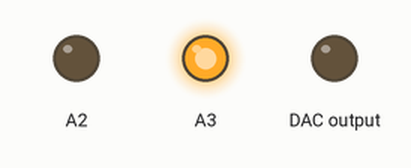
Recording of a sketch running on a simulated Arduino Uno, built with avr-gcc and run on an emulated ATmega328P. Parts: output pins drawn as LEDs (lit = HIGH). Wiring (inferred from the names in the program): MCP4725 DAC at I2C address 0x60. What the sketch prints to the serial monitor is not drawn.

Above: at 0.05 s.
At 2.0 s:
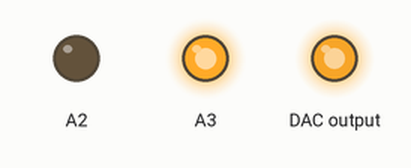
Timing chart, 0 to 6.8 s (numbered marks = the images above):
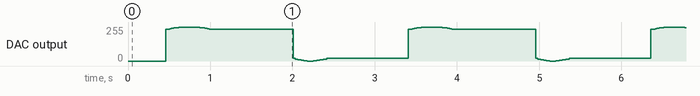

The sketch:

DAC_test.ino
```cpp
// (licence header left out)
#include <Wire.h>//Include the Wire library to talk I2C

//This is the I2C Address of the MCP4725, by default (A0 pulled to GND).
//Please note that this breakout is for the MCP4725A0.
#define MCP4725_ADDR 0x60
//For devices with A0 pulled HIGH, use 0x61

//Sinewave Tables were generated using this calculator:
//http://www.daycounter.com/Calculators/Sine-Generator-Calculator.phtml


int lookup = 0;//varaible for navigating through the tables

int sintab2[512] =
{
  2048, 2073, 2098, 2123, 2148, 2174, 2199, 2224,
  2249, 2274, 2299, 2324, 2349, 2373, 2398, 2423,
  2448, 2472, 2497, 2521, 2546, 2570, 2594, 2618,
  2643, 2667, 2690, 2714, 2738, 2762, 2785, 2808,
  2832, 2855, 2878, 2901, 2924, 2946, 2969, 2991,
  3013, 3036, 3057, 3079, 3101, 3122, 3144, 3165,
  3186, 3207, 3227, 3248, 3268, 3288, 3308, 3328,
  3347, 3367, 3386, 3405, 3423, 3442, 3460, 3478,
  3496, 3514, 3531, 3548, 3565, 3582, 3599, 3615,
  3631, 3647, 3663, 3678, 3693, 3708, 3722, 3737,
  3751, 3765, 3778, 3792, 3805, 3817, 3830, 3842,
  3854, 3866, 3877, 3888, 3899, 3910, 3920, 3930,
  3940, 3950, 3959, 3968, 3976, 3985, 3993, 4000,
  4008, 4015, 4022, 4028, 4035, 4041, 4046, 4052,
  4057, 4061, 4066, 4070, 4074, 4077, 4081, 4084,
  4086, 4088, 4090, 4092, 4094, 4095, 4095, 4095,
  4095, 4095, 4095, 4095, 4094, 4092, 4090, 4088,
  4086, 4084, 4081, 4077, 4074, 4070, 4066, 4061,
  4057, 4052, 4046, 4041, 4035, 4028, 4022, 4015,
  4008, 4000, 3993, 3985, 3976, 3968, 3959, 3950,
  3940, 3930, 3920, 3910, 3899, 3888, 3877, 3866,
  3854, 3842, 3830, 3817, 3805, 3792, 3778, 3765,
  3751, 3737, 3722, 3708, 3693, 3678, 3663, 3647,
  3631, 3615, 3599, 3582, 3565, 3548, 3531, 3514,
  3496, 3478, 3460, 3442, 3423, 3405, 3386, 3367,
  3347, 3328, 3308, 3288, 3268, 3248, 3227, 3207,
  3186, 3165, 3144, 3122, 3101, 3079, 3057, 3036,
  3013, 2991, 2969, 2946, 2924, 2901, 2878, 2855,
  2832, 2808, 2785, 2762, 2738, 2714, 2690, 2667,
  2643, 2618, 2594, 2570, 2546, 2521, 2497, 2472,
  2448, 2423, 2398, 2373, 2349, 2324, 2299, 2274,
  2249, 2224, 2199, 2174, 2148, 2123, 2098, 2073,
  2048, 2023, 1998, 1973, 1948, 1922, 1897, 1872,
  1847, 1822, 1797, 1772, 1747, 1723, 1698, 1673,
  1648, 1624, 1599, 1575, 1550, 1526, 1502, 1478,
  1453, 1429, 1406, 1382, 1358, 1334, 1311, 1288,
  1264, 1241, 1218, 1195, 1172, 1150, 1127, 1105,
  1083, 1060, 1039, 1017,  995,  974,  952,  931,
   910,  889,  869,  848,  828,  808,  788,  768,
   749,  729,  710,  691,  673,  654,  636,  618,
   600,  582,  565,  548,  531,  514,  497,  481,
   465,  449,  433,  418,  403,  388,  374,  359,
   345,  331,  318,  304,  291,  279,  266,  254,
   242,  230,  219,  208,  197,  186,  176,  166,
   156,  146,  137,  128,  120,  111,  103,   96,
    88,   81,   74,   68,   61,   55,   50,   44,
    39,   35,   30,   26,   22,   19,   15,   12,
    10,    8,    6,    4,    2,    1,    1,    0,
     0,    0,    1,    1,    2,    4,    6,    8,
    10,   12,   15,   19,   22,   26,   30,   35,
    39,   44,   50,   55,   61,   68,   74,   81,
    88,   96,  103,  111,  120,  128,  137,  146,
   156,  166,  176,  186,  197,  208,  219,  230,
   242,  254,  266,  279,  291,  304,  318,  331,
   345,  359,  374,  388,  403,  418,  433,  449,
   465,  481,  497,  514,  531,  548,  565,  582,
   600,  618,  636,  654,  673,  691,  710,  729,
   749,  768,  788,  808,  828,  848,  869,  889,
   910,  931,  952,  974,  995, 1017, 1039, 1060,
  1083, 1105, 1127, 1150, 1172, 1195, 1218, 1241,
  1264, 1288, 1311, 1334, 1358, 1382, 1406, 1429,
  1453, 1478, 1502, 1526, 1550, 1575, 1599, 1624,
  1648, 1673, 1698, 1723, 1747, 1772, 1797, 1822,
  1847, 1872, 1897, 1922, 1948, 1973, 1998, 2023
};


void setup()
{
  Wire.begin();
  Serial.begin(9600);

  // Set A2 and A3 as Outputs to make them our GND and Vcc,
  //which will power the MCP4725
  pinMode(A2, OUTPUT);
  pinMode(A3, OUTPUT);

  digitalWrite(A2, LOW);//Set A2 as GND
  digitalWrite(A3, HIGH);//Set A3 as Vcc
}
//---------------------------------------------------
void loop()
{
  delay(2);
  Serial.println(sintab2[lookup]);
  Wire.beginTransmission(MCP4725_ADDR);
  Wire.write(64);                     // cmd to update the DAC
  Wire.write(sintab2[lookup] >> 4);        // the 8 most significant bits...
  Wire.write((sintab2[lookup] & 15) << 4); // the 4 least significant bits...
  Wire.endTransmission();
  lookup = (lookup + 1) & 511;
}
```
